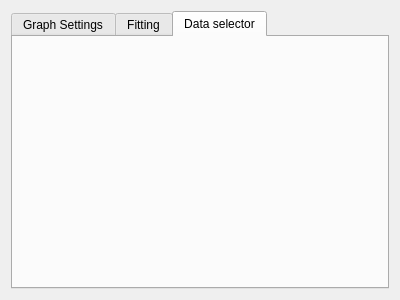
<?xml version="1.0" encoding="UTF-8"?>
<ui version="4.0">
 <class>Form</class>
 <widget class="QWidget" name="Form">
  <property name="geometry">
   <rect>
    <x>0</x>
    <y>0</y>
    <width>400</width>
    <height>300</height>
   </rect>
  </property>
  <property name="windowTitle">
   <string>Form</string>
  </property>
  <layout class="QGridLayout" name="gridLayout">
   <item row="0" column="0">
    <widget class="QTabWidget" name="tabWidget_2">
     <property name="currentIndex">
      <number>2</number>
     </property>
     <widget class="QWidget" name="Options">
      <attribute name="title">
       <string>Graph Settings</string>
      </attribute>
     </widget>
     <widget class="QWidget" name="tab_2">
      <attribute name="title">
       <string>Fitting</string>
      </attribute>
     </widget>
     <widget class="QWidget" name="tab">
      <attribute name="title">
       <string>Data selector</string>
      </attribute>
     </widget>
    </widget>
   </item>
  </layout>
 </widget>
 <resources/>
 <connections/>
</ui>
